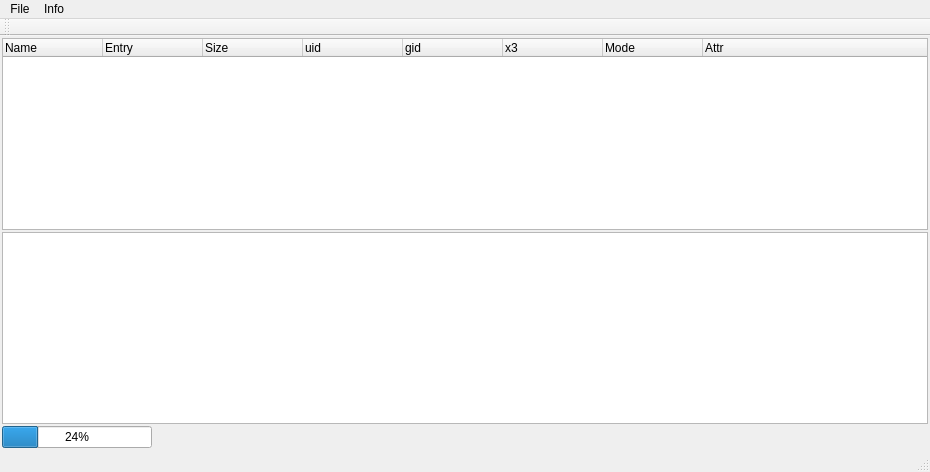
<?xml version="1.0" encoding="UTF-8"?>
<ui version="4.0">
 <class>NandWindow</class>
 <widget class="QMainWindow" name="NandWindow">
  <property name="geometry">
   <rect>
    <x>0</x>
    <y>0</y>
    <width>930</width>
    <height>472</height>
   </rect>
  </property>
  <property name="windowTitle">
   <string>NandWindow</string>
  </property>
  <widget class="QWidget" name="centralWidget">
   <layout class="QGridLayout" name="gridLayout">
    <property name="margin">
     <number>2</number>
    </property>
    <property name="spacing">
     <number>2</number>
    </property>
    <item row="0" column="0">
     <widget class="QTreeWidget" name="treeWidget">
      <property name="contextMenuPolicy">
       <enum>Qt::CustomContextMenu</enum>
      </property>
      <column>
       <property name="text">
        <string>Name</string>
       </property>
      </column>
      <column>
       <property name="text">
        <string>Entry</string>
       </property>
      </column>
      <column>
       <property name="text">
        <string>Size</string>
       </property>
      </column>
      <column>
       <property name="text">
        <string>uid</string>
       </property>
      </column>
      <column>
       <property name="text">
        <string>gid</string>
       </property>
      </column>
      <column>
       <property name="text">
        <string>x3</string>
       </property>
      </column>
      <column>
       <property name="text">
        <string>Mode</string>
       </property>
      </column>
      <column>
       <property name="text">
        <string>Attr</string>
       </property>
      </column>
     </widget>
    </item>
    <item row="1" column="0">
     <widget class="QGraphicsView" name="graphicsView_blocks">
      <property name="interactive">
       <bool>false</bool>
      </property>
      <property name="alignment">
       <set>Qt::AlignLeading|Qt::AlignLeft|Qt::AlignTop</set>
      </property>
      <property name="renderHints">
       <set>QPainter::Antialiasing|QPainter::HighQualityAntialiasing|QPainter::SmoothPixmapTransform|QPainter::TextAntialiasing</set>
      </property>
      <property name="cacheMode">
       <set>QGraphicsView::CacheBackground</set>
      </property>
     </widget>
    </item>
    <item row="2" column="0">
     <widget class="QProgressBar" name="progressBar">
      <property name="maximumSize">
       <size>
        <width>150</width>
        <height>16777215</height>
       </size>
      </property>
      <property name="value">
       <number>24</number>
      </property>
     </widget>
    </item>
   </layout>
  </widget>
  <widget class="QMenuBar" name="menuBar">
   <property name="geometry">
    <rect>
     <x>0</x>
     <y>0</y>
     <width>930</width>
     <height>27</height>
    </rect>
   </property>
   <widget class="QMenu" name="menuFile">
    <property name="title">
     <string>File</string>
    </property>
    <addaction name="actionOpen_Nand"/>
   </widget>
   <widget class="QMenu" name="menuInfo">
    <property name="title">
     <string>Info</string>
    </property>
    <addaction name="actionShow_Usage"/>
   </widget>
   <addaction name="menuFile"/>
   <addaction name="menuInfo"/>
  </widget>
  <widget class="QToolBar" name="mainToolBar">
   <attribute name="toolBarArea">
    <enum>TopToolBarArea</enum>
   </attribute>
   <attribute name="toolBarBreak">
    <bool>false</bool>
   </attribute>
  </widget>
  <widget class="QStatusBar" name="statusBar"/>
  <action name="actionOpen_Nand">
   <property name="text">
    <string>Open Nand...</string>
   </property>
   <property name="shortcut">
    <string>Ctrl+O</string>
   </property>
  </action>
  <action name="actionShow_Usage">
   <property name="text">
    <string>Show Usage...</string>
   </property>
   <property name="shortcut">
    <string>Ctrl+U</string>
   </property>
  </action>
 </widget>
 <layoutdefault spacing="6" margin="11"/>
 <resources/>
 <connections/>
</ui>
